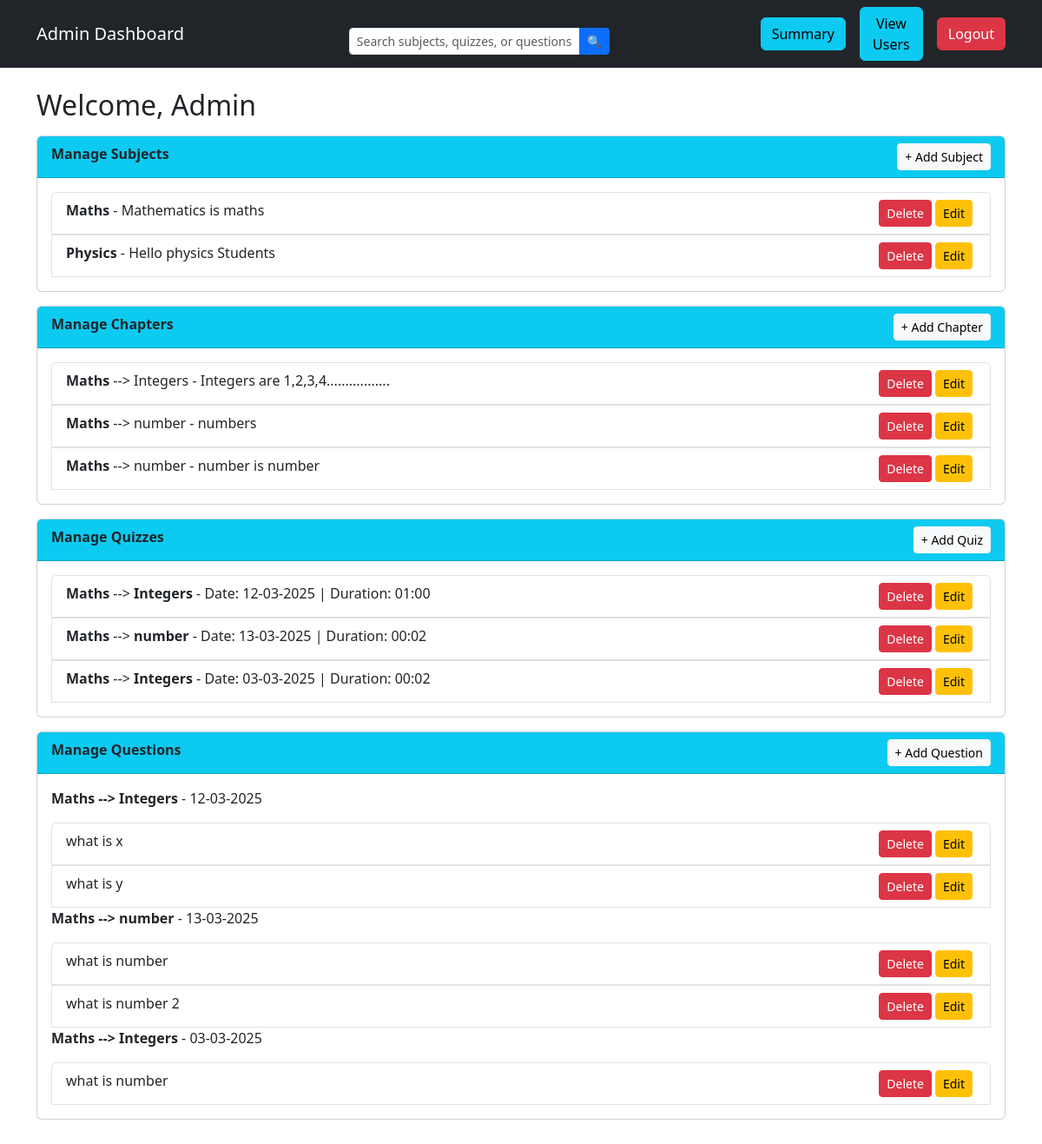
The page /admin_dashboard (signed in) on the database as committed earlier.
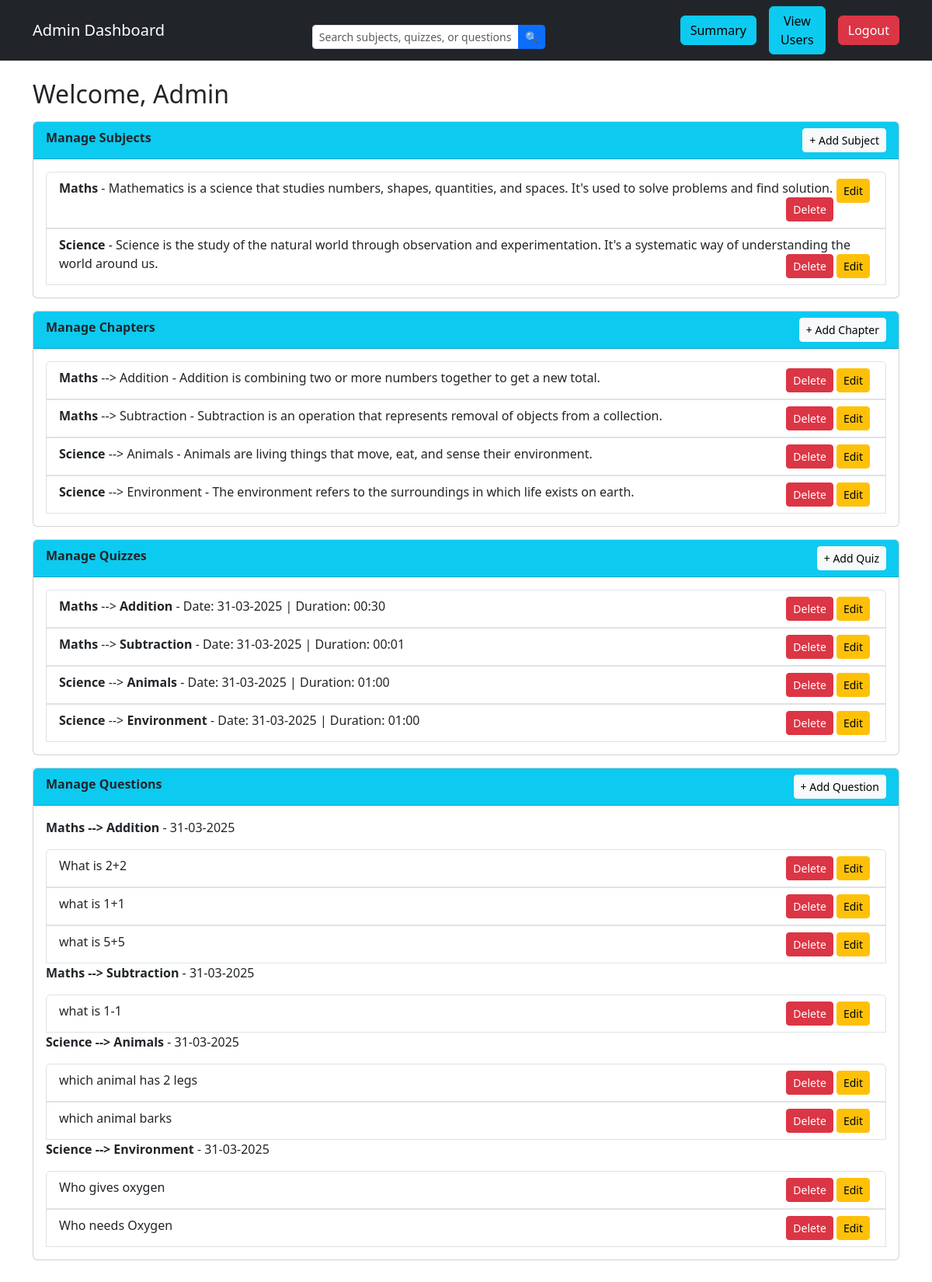
The same page on the database as committed later.
### app.py (models this page shows)
class Subject(db.Model):
    __tablename__ = 'subject'
    SubjectID = db.Column(db.Integer, primary_key=True, autoincrement=True)
    Subjectname = db.Column(db.String(500), nullable=False)
    Description = db.Column(db.String(500), nullable=False)

class Chapter(db.Model):
    __tablename__ = 'chapter'
    ChapterID = db.Column(db.Integer, primary_key=True, autoincrement=True)
    Chaptername = db.Column(db.String(500), nullable=False)
    Description = db.Column(db.String(500), nullable=False)
    QuizR = db.relationship('Quiz', backref='chapter', lazy=True)
    SubjectID = db.Column(db.Integer, db.ForeignKey('subject.SubjectID'), nullable=False)
    subject = db.relationship('Subject', backref='chapters')

class Quiz(db.Model):
    __tablename__ = 'quiz'
    QuizID = db.Column(db.Integer, primary_key=True, autoincrement=True)
    Date_of_quiz = db.Column(db.Date, nullable=False)
    Time_duration = db.Column(db.String(5), nullable=False)
    Remarks = db.Column(db.String(500))
    ChapterID = db.Column(db.Integer, db.ForeignKey('chapter.ChapterID'), nullable=False)
    QuestionsR = db.relationship('Questions', backref='quiz', lazy=True)

class Questions(db.Model):
    __tablename__ = 'questions'
    QuestionID = db.Column(db.Integer, primary_key=True, autoincrement=True)
    Question_statement = db.Column(db.String(500), nullable=False)
    Option1 = db.Column(db.String(500), nullable=False)
    Option2 = db.Column(db.String(500), nullable=False)
    Option3 = db.Column(db.String(500), nullable=False)
    Option4 = db.Column(db.String(500), nullable=False)
    Correct_option = db.Column(db.String(500), nullable=False)
    QuizID = db.Column(db.Integer, db.ForeignKey('quiz.QuizID'), nullable=False)

### app.py (the view)
@app.route('/admin_dashboard', methods=['GET'])
def admin_dashboard():
    if 'user_id' not in session or session['role'] != 'admin':
        flash("Unauthorized access!", "danger")
        return redirect(url_for("home"))
    query = request.args.get('query', '').strip() #for search query
    users, subjects, quizzes, questions, chapters = [], [], [], [], []
    if query:
        users = User.query.filter(User.Username.ilike(f"%{query}%")).all()
        subjects = Subject.query.filter(Subject.Subjectname.ilike(f"%{query}%")).all()
        quizzes = Quiz.query.filter(Quiz.QuizID.ilike(f"%{query}%")).all()
        questions = Questions.query.filter(Questions.Question_statement.ilike(f"%{query}%")).all()
        chapters = Chapter.query.filter(Chapter.Chaptername.ilike(f"%{query}%")).all()
    else:
        users = User.query.all()
        subjects = Subject.query.all()
        quizzes = Quiz.query.all()
        questions = Questions.query.all()
        chapters = Chapter.query.all()
    return render_template("admin_dashboard.html", users=users, subjects=subjects, quizzes=quizzes, questions=questions, chapters=chapters)

### templates/admin_dashboard.html (shortened to what this page needs)
<!DOCTYPE html>
<html lang="en">
<head>
    <link href="https://cdn.jsdelivr.net/npm/bootstrap@5.3.2/dist/css/bootstrap.min.css" rel="stylesheet">
</head>
<body>
    <nav class="navbar navbar-expand-lg navbar-dark bg-dark">
        <div class="container">
            <a class="navbar-brand" href="#">Admin Dashboard</a>
                <div class="container mt-3">
                    <form method="GET" action="{{ url_for('admin_dashboard') }}" class="d-flex justify-content-center">
                        <div class="input-group" style="width: 300px;">
                            <input type="text" class="form-control form-control-sm" name="query"
                                placeholder="Search subjects, quizzes, or questions..." value="{{ request.args.get('query', '') }}">
                            <button class="btn btn-sm btn-primary" type="submit">🔍</button>
                        </div>
                    </form>
                </div>
                <a href="{{ url_for('admin_summary') }}" class="btn btn-info me-3">Summary</a>
                <a href="{{ url_for('user_info') }}" class="btn btn-info me-3">View Users</a>
            <div class="collapse navbar-collapse justify-content-end" id="navbarNav">
                <a href="{{ url_for('logout') }}" class="btn btn-danger">Logout</a>
            </div>
        </div>
    </nav>
    <div class="container mt-4">
        <h2>Welcome, Admin</h2>
<div class="card mt-3">
    <div class="card-header bg-info text-dark fw-bold">
        Manage Subjects
        <button class="btn btn-sm btn-light float-end" data-bs-toggle="modal" data-bs-target="#addSubjectModal">+ Add Subject</button>
    </div>
    <div class="card-body">
        {% if subjects %}
        <ul class="list-group">
            {% for subject in subjects %}
            <li class="list-group-item">
                <strong>{{ subject.Subjectname }}</strong> - {{ subject.Description }}
                <button class="btn btn-warning btn-sm float-end mx-1" data-bs-toggle="modal" data-bs-target="#editSubjectModal{{ subject.SubjectID }}">Edit</button>
                <a href="{{ url_for('delete_subject', subject_id=subject.SubjectID) }}" class="btn btn-danger btn-sm float-end">Delete</a>
            </li>
            {% endfor %}
        </ul>
        {% else %}
        <p>No subjects available.</p>
        {% endif %}
    </div>
</div>
<div class="card mt-3">
    <div class="card-header bg-info text-dark fw-bold">
        Manage Chapters
        <button class="btn btn-sm btn-light float-end" data-bs-toggle="modal" data-bs-target="#addChapterModal">+ Add Chapter</button>
    </div>
    <div class="card-body">
        {% if chapters %}
        <ul class="list-group">
            {% for chapter in chapters %}
            <li class="list-group-item">
                <strong>{{ chapter.subject.Subjectname }}</strong> --> {{ chapter.Chaptername }} - {{ chapter.Description }}
                <button class="btn btn-warning btn-sm float-end mx-1" data-bs-toggle="modal" data-bs-target="#editChapterModal{{ chapter.ChapterID }}">Edit</button>
                <a href="{{ url_for('delete_chapter', chapter_id=chapter.ChapterID) }}" class="btn btn-danger btn-sm float-end">Delete</a>
            </li>
            {% endfor %}
        </ul>
        {% else %}
        <p>No chapters available.</p>
        {% endif %}
    </div>
</div>
<div class="card mt-3">
    <div class="card-header bg-info text-dark fw-bold">
        Manage Quizzes
        <button class="btn btn-sm btn-light float-end" data-bs-toggle="modal" data-bs-target="#addQuizModal">+ Add Quiz</button>
    </div>
    <div class="card-body">
        {% if quizzes %}
        <ul class="list-group">
            {% for quiz in quizzes %}
            <li class="list-group-item">
                <strong>{{ quiz.chapter.subject.Subjectname }}</strong> --> <strong>{{ quiz.chapter.Chaptername }}</strong> - Date:  {{ quiz.Date_of_quiz.strftime('%d-%m-%Y') }} | Duration: {{ quiz.Time_duration }}
                <button class="btn btn-warning btn-sm float-end mx-1" data-bs-toggle="modal" data-bs-target="#editQuizModal{{ quiz.QuizID }}">Edit</button>
                <a href="{{ url_for('delete_quiz', quiz_id=quiz.QuizID) }}" class="btn btn-danger btn-sm float-end">Delete</a>
            </li>
            {% endfor %}
        </ul>
        {% else %}
        <p>No quizzes available.</p>
        {% endif %}
    </div>
</div>
<div class="card mt-3">
    <div class="card-header bg-info text-dark fw-bold">
        Manage Questions
        <button class="btn btn-sm btn-light float-end" data-bs-toggle="modal" data-bs-target="#addQuestionModal">+ Add Question</button>
    </div>
    <div class="card-body">
        {% if quizzes %}
            {% for quiz in quizzes %}
            <p>
                <strong>{{ quiz.chapter.subject.Subjectname }} --> {{ quiz.chapter.Chaptername }}</strong> -
                {{ quiz.Date_of_quiz.strftime('%d-%m-%Y') }}
            </p>
                <ul class="list-group">
                    {% for question in quiz.QuestionsR %}
                        <li class="list-group-item">
                            {{ question.Question_statement }}
                            <button class="btn btn-warning btn-sm float-end mx-1" data-bs-toggle="modal" data-bs-target="#editQuestionModal{{ question.QuestionID }}">Edit</button>
                            <a href="{{ url_for('delete_question', question_id=question.QuestionID) }}" class="btn btn-danger btn-sm float-end">Delete</a>
                        </li>
                    {% endfor %}
                </ul>
            {% endfor %}
        {% else %}
            <p>No quizzes available.</p>
        {% endif %}
    </div>
</div>
</body>
</html>

Rows that differ between the two databases and show on the page:
removed Subject: Subjectname "Physics", Description "Hello physics Students"
removed Chapter: subject.Subjectname "Maths", Chaptername "number", Description "number is number"
removed Quiz: chapter.subject.Subjectname "Maths", chapter.Chaptername "Integers", Date_of_quiz "03-03-2025", Time_duration "00:02"
removed Questions: Question_statement "what is number", shown under Quiz "Maths"
changed Subject "Maths": Description "Mathematics is maths" → "Mathematics is a science that studies numbers, shapes, quantities, and spaces. It's used to solve problems and find solution."
added Subject: Subjectname "Science", Description "Science is the study of the natural world through observation and experimentation. It's a systematic way of understanding the world around us."
changed Chapter: Chaptername "Integers" → "Addition"; Description "Integers are 1,2,3,4................." → "Addition is combining two or more numbers together to get a new total."
changed Chapter: Chaptername "number" → "Subtraction"; Description "numbers" → "Subtraction is an operation that represents removal of objects from a collection."
added Chapter: subject.Subjectname "Science", Chaptername "Animals", Description "Animals are living things that move, eat, and sense their environment."
added Chapter: subject.Subjectname "Science", Chaptername "Environment", Description "The environment refers to the surroundings in which life exists on earth."
changed Quiz: chapter.Chaptername "Integers" → "Addition"; Date_of_quiz "12-03-2025" → "31-03-2025"; Time_duration "01:00" → "00:30"; gains Questions (Question_statement "what is 5+5")
changed Quiz: chapter.Chaptername "number" → "Subtraction"; Date_of_quiz "13-03-2025" → "31-03-2025"; Time_duration "00:02" → "00:01"; loses Questions (Question_statement "what is number")
added Quiz: chapter.subject.Subjectname "Science", chapter.Chaptername "Animals", Date_of_quiz "31-03-2025", Time_duration "01:00"
added Quiz: chapter.subject.Subjectname "Science", chapter.Chaptername "Environment", Date_of_quiz "31-03-2025", Time_duration "01:00"
changed Questions: Question_statement "what is x" → "What is 2+2"
changed Questions: Question_statement "what is y" → "what is 1+1"
changed Questions: Question_statement "what is number 2" → "what is 1-1"
added Questions: Question_statement "which animal has 2 legs", shown under Quiz "Science"
added Questions: Question_statement "which animal barks", shown under Quiz "Science"
added Questions: Question_statement "Who gives oxygen", shown under "Science"
added Questions: Question_statement "Who needs Oxygen", shown under "Science"
